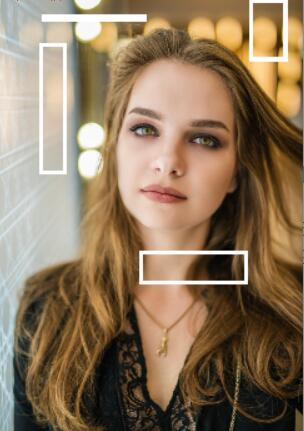
#> input picture 图像处理/图像修补/2.jpg, 304 x 431 px
$ python xiubu.py
#> lines starting #> are read from the running program, lines starting #| are printed output that depends on the picture; after the words box and inside, x2 and y2 are one past the last pixel; in counts of white or black regions, pixels touching at a corner belong together
import cv2
import numpy as np
import math
from scipy import signal

img = cv2.imread("./2.jpg")
#> img is the input picture: shape (431, 304, 3); mean B, G, R 93.2, 119.3, 141.6
hight, width, depth = img.shape
#> hight = 431; width = 304; depth = 3

#图片二值化处理，把[240, 240, 240]~[255, 255, 255]以外的颜色变成0
thresh = cv2.inRange(img, np.array([240, 240, 240]), np.array([255, 255, 255]))
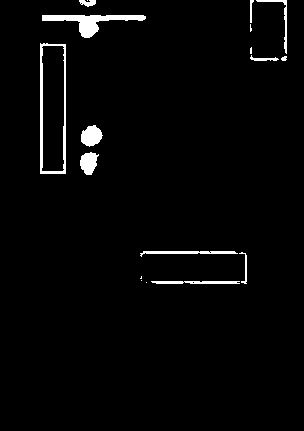
#> thresh: shape (431, 304); 2.6% white; 18 white regions (6 under 20 px), largest, box (x1, y1, x2, y2) and area: (42, 15, 146, 38) 859, (40, 43, 66, 174) 794, (81, 125, 103, 147) 338

#创建形状和尺寸的结构元素
kernel = np.ones((3, 3), np.uint8)

#扩张待修复区域
hi_mask = cv2.dilate(thresh, kernel, iterations=1)
#> hi_mask: shape (431, 304); 4.1% white; 9 white regions (1 under 20 px), largest, box (x1, y1, x2, y2) and area: (39, 42, 67, 175) 1416, (41, 14, 147, 39) 1134, (139, 250, 248, 285) 1107
specular = cv2.inpaint(img, hi_mask, 5, flags=cv2.INPAINT_TELEA)

im = cv2.cvtColor(specular, cv2.COLOR_RGB2GRAY)
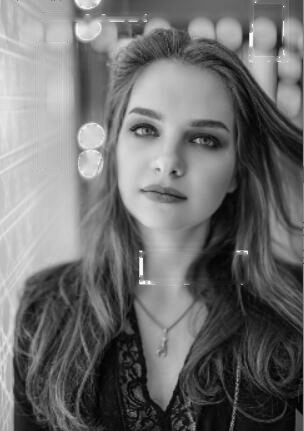
#> im: shape (431, 304); min 0, max 250, mean 110.9
def pascalsmooth(n):
    pascalsmooth = np.zeros([1,n],np.float32)
    for i in range(n):
        pascalsmooth[0][i] = math.factorial(n - 1)/(math.factorial(i)*math.factorial(n-1-i))
    return pascalsmooth
def pascalDiff(n):
    pascaldiff = np.zeros([1, n],np.float32)
    pascal_smooth = pascalsmooth(n-1)
    for i in range(n):
        if i == 0:
            pascaldiff[0][i] = pascal_smooth[0][i]
        elif i == n-1:
            pascaldiff[0][i] = -pascal_smooth[0][i-1]
        else:pascaldiff[0][i] = pascal_smooth[0][i] - pascal_smooth[0][i-1]
    return pascaldiff
def getsobel(n):
    pascal_smooth_kernel = pascalsmooth(n)
    pascal_diff_kernel = pascalDiff(n)
    #水平方向上的卷积核
    sobelkernel_x = signal.convolve2d(pascal_smooth_kernel.transpose(),pascal_diff_kernel,mode='full')
    #垂直方向上的卷积核
    sobelkernel_y = signal.convolve2d(pascal_smooth_kernel,pascal_diff_kernel.transpose(),mode='full')
    return sobelkernel_x,sobelkernel_y
def sobel(img,n):
    x,y = img.shape
    pascal_smooth = pascalsmooth(n)
    pascal_diff = pascalDiff(n)
    image_x = signal.convolve2d(img,pascal_smooth.transpose(),mode='same')
    image_x = signal.convolve2d(image_x,pascal_diff,mode='same')
    image_y = signal.convolve2d(im,pascal_smooth,mode='same')
    image_y = signal.convolve2d(image_y,pascal_diff.transpose(),mode='same')
    return image_x,image_y

img_sobel_x , img_sobel_y = sobel(im, 8)
edge = np.sqrt(np.power(img_sobel_x,2)+np.power(img_sobel_y,2))
edge = edge/np.max(edge)
edge*= 255
edge = edge.astype(np.uint8)
edge = 255 - edge
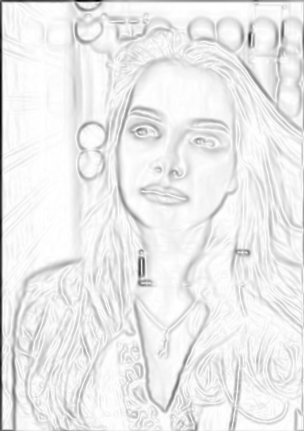
#> edge: shape (431, 304); min 0, max 255, mean 234.9

def scharr(img):
    scharr_x = np.array([[3,0,-3],[10,0,-10],[3,0,-3]],np.float32)
    img_x = signal.convolve2d(img,scharr_x,mode='same',boundary='symm')
    scharr_y = np.array([[3,10,3],[0,0,0],[-3,-10,-3]],np.float32)
    img_y = signal.convolve2d(img,scharr_y,mode='same',boundary='symm')
    return img_x,img_y

conv_x, conv_y = scharr(im)
#> in scharr, `img_y = signal.convolve2d(img,scharr_y,mode='same',boundary='symm')`:
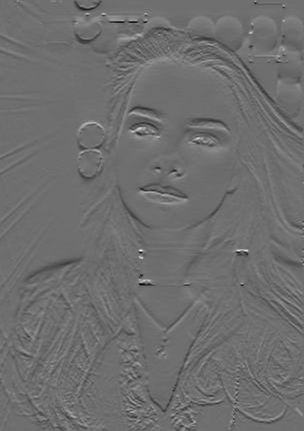
#> img_y: shape (431, 304) float32; min -2181, max 2824, mean -6.3; drawn with min black and max white
edge_x = np.abs(conv_x).copy()
edge_y = np.abs(conv_y).copy()
edge_x[edge_x>255] = 255
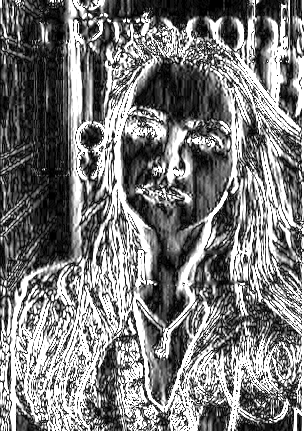
#> edge_x: shape (431, 304) float32; min 0, max 255, mean 122.8
edge_y[edge_y>255] = 255
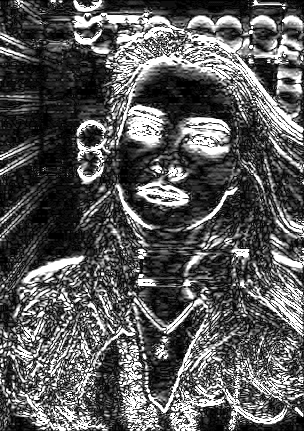
#> edge_y: shape (431, 304) float32; min 0, max 255, mean 89.9
edge_x = edge_x.astype(np.uint8)
edge_y = edge_y.astype(np.uint8)
edge_s = edge_y + edge_x
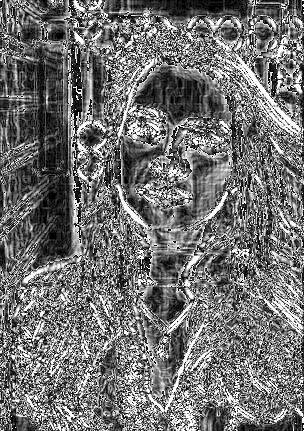
#> edge_s: shape (431, 304); min 0, max 255, mean 113.7
# edge = np.abs(edge_x -edge_y)
edge_s[edge_s>255] = 255
edge_s = edge_s.astype(np.uint8)

cv2.imshow("Scharr", edge_s)
cv2.imshow("Sobel", edge)
cv2.waitKey(0)
cv2.destroyAllWindows()

$ run again, with 图像处理/图像修补/1.jpg copied over 图像处理/图像修补/2.jpg
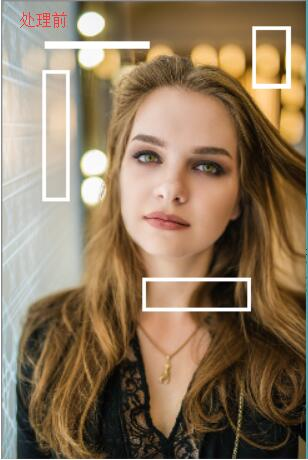
#> input picture 图像处理/图像修补/1.jpg, 308 x 460 px
#> img is the input picture: shape (460, 308, 3); mean B, G, R 94.3, 120, 141.2
#> `thresh = cv2.inRange(img, np.array([240, 240, 240]), np.array([255, 25..`:
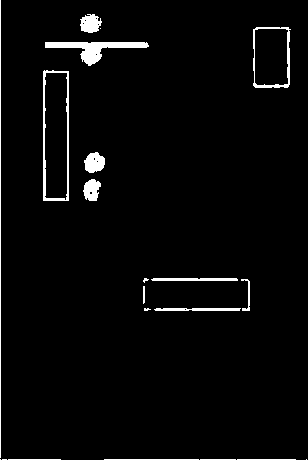
#> thresh: shape (460, 308); 3% white; 21 white regions (6 under 20 px), largest, box (x1, y1, x2, y2) and area: (45, 42, 149, 66) 900, (43, 70, 69, 201) 701, (0, 0, 1, 458) 458
#> hi_mask: shape (460, 308); 5.1% white; 13 white regions (1 under 20 px), largest, box (x1, y1, x2, y2) and area: (42, 69, 70, 202) 1329, (44, 41, 150, 67) 1181, (0, 0, 62, 460) 1040
#> `edge_s = edge_y + edge_x`:
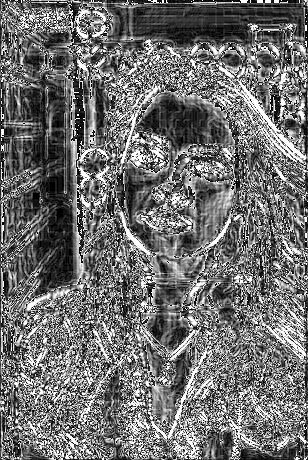
#> edge_s: shape (460, 308); min 0, max 255, mean 111.9

$ run again, with 图像处理/图像修补/inpaint.png saved as 图像处理/图像修补/2.jpg
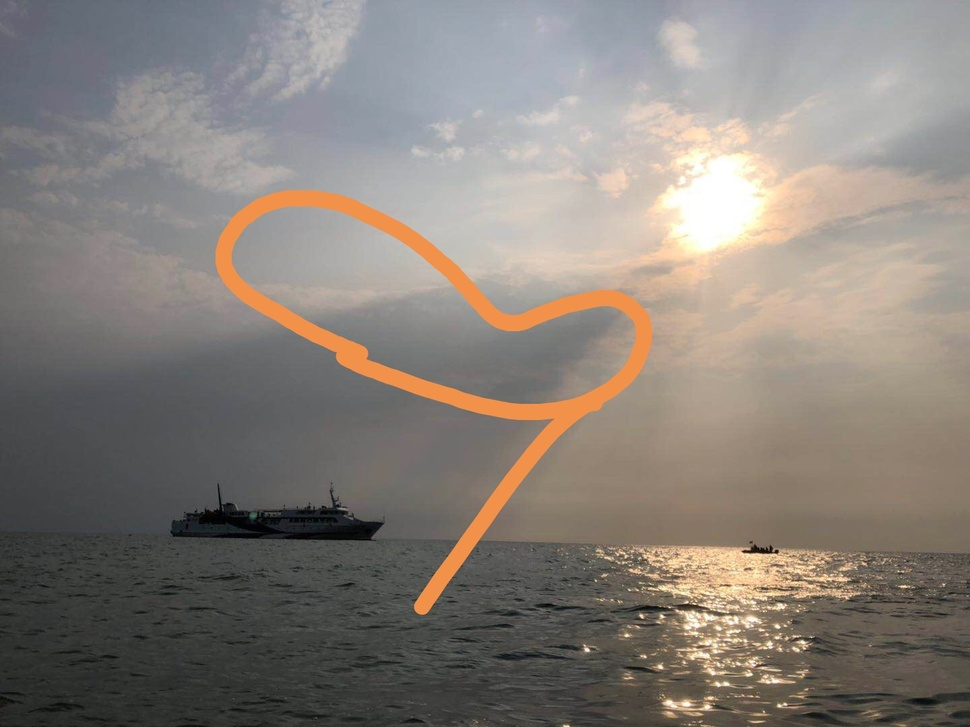
#> input picture 图像处理/图像修补/inpaint.png, 970 x 727 px, shrunk from 1440 x 1080 before the run
#> img is the input picture: shape (727, 970, 3); mean B, G, R 121.6, 128.4, 135.7
#> `thresh = cv2.inRange(img, np.array([240, 240, 240]), np.array([255, 25..`:
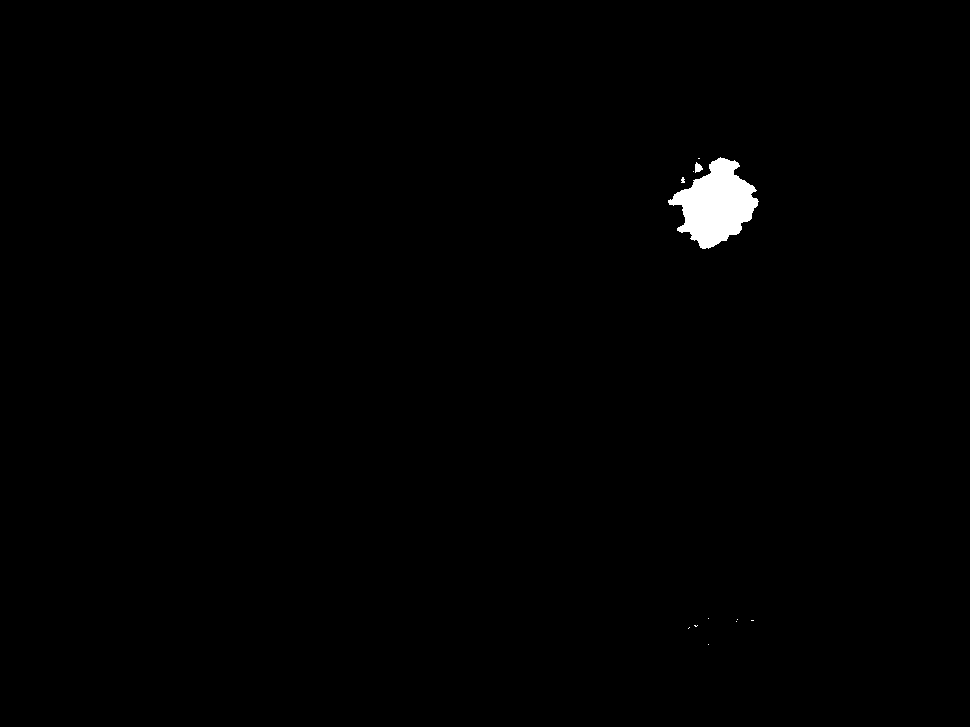
#> thresh: shape (727, 970); 0.68% white; 12 white regions (10 under 20 px), largest, box (x1, y1, x2, y2) and area: (668, 157, 759, 249) 4720, (695, 162, 703, 173) 56
#> hi_mask: shape (727, 970); 0.77% white; 10 white regions (6 under 20 px), largest, box (x1, y1, x2, y2) and area: (667, 156, 760, 250) 5152, (692, 161, 704, 174) 104, (680, 176, 686, 184) 44, (693, 624, 699, 628) 22
#> `edge_s = edge_y + edge_x`:
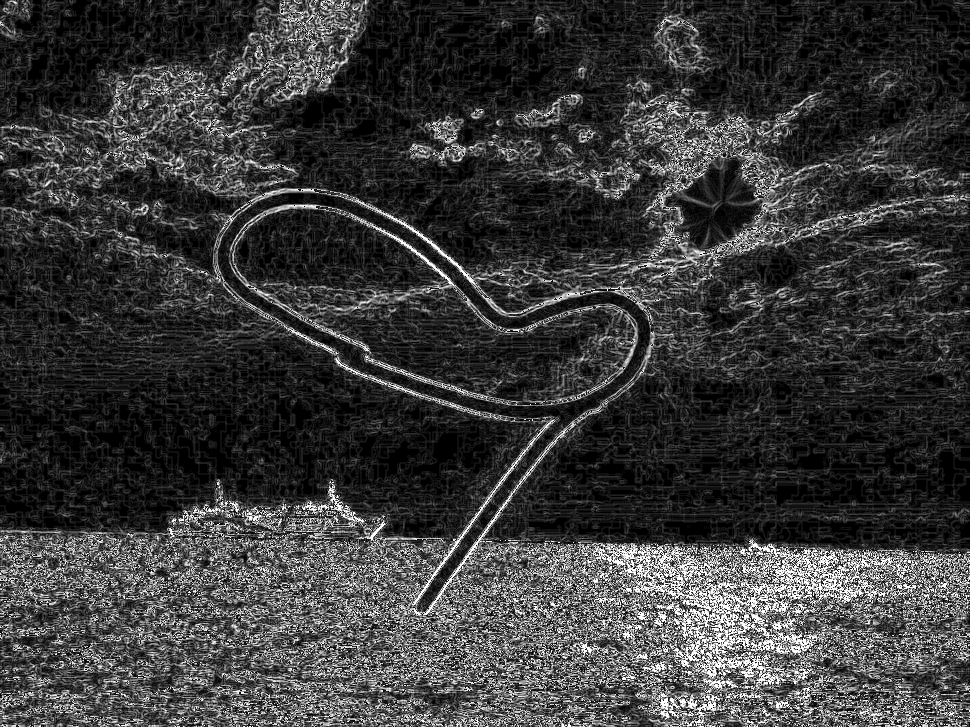
#> edge_s: shape (727, 970); min 0, max 255, mean 58.4
